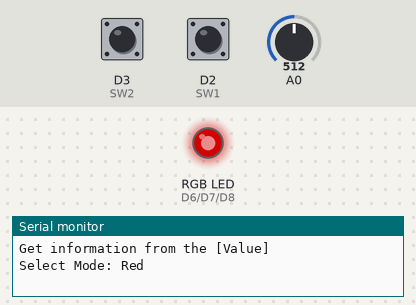
Bench run of a sketch on a simulated ESP8266 (NodeMCU). Shown: an RGB LED mixed from three pins (HIGH = lit), the last lines printed to the serial monitor. Inputs (shaded band) come from the test bench; at power-on: D2 (SW1) HIGH, A0 = 512, D3 (SW2) HIGH. Dim RGB values are drawn brighter than linear.

Above: at 1.2 s.
1.3 s: D2 (SW1) pulled LOW for 0.15 s
At 2.5 s:
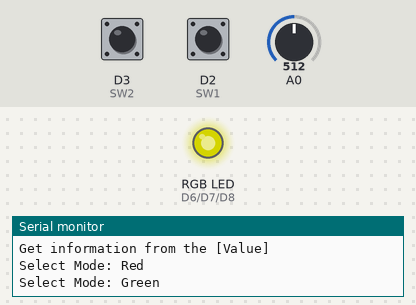
2.9 s: A0 set to 716
At 3.9 s:
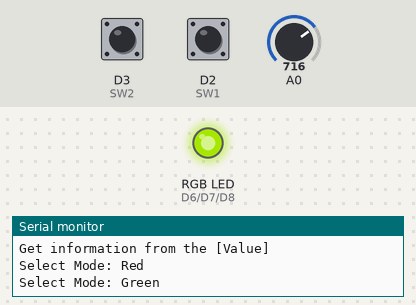
4.4 s: D2 (SW1) pulled LOW for 1 s
At 5.1 s:
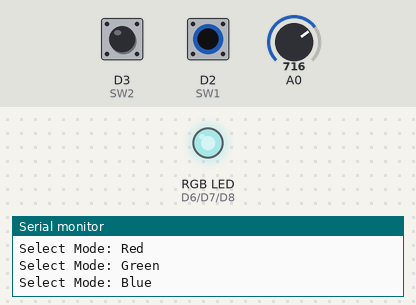
6.9 s: A0 set to 900
At 8.1 s:
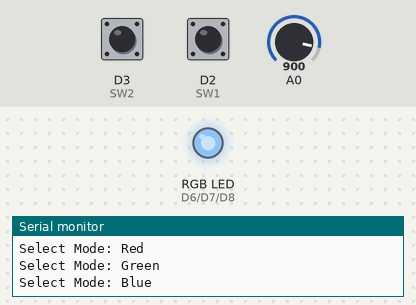
8.4 s: D2 (SW1) pulled LOW for 0.15 s
At 9.3 s:
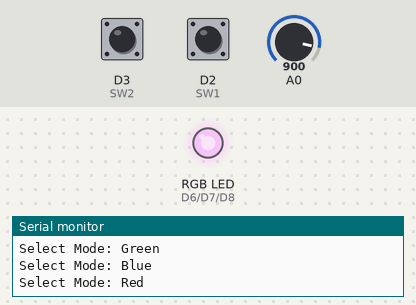
10.0 s: A0 set to 122
At 10.5 s:
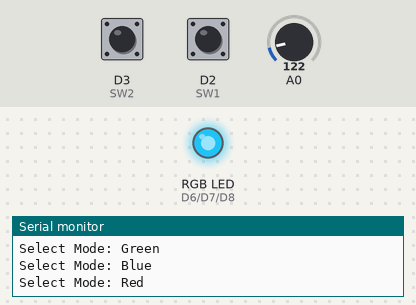
Timing chart, 0 to 12.5 s (numbered marks = the images above; inputs shaded):
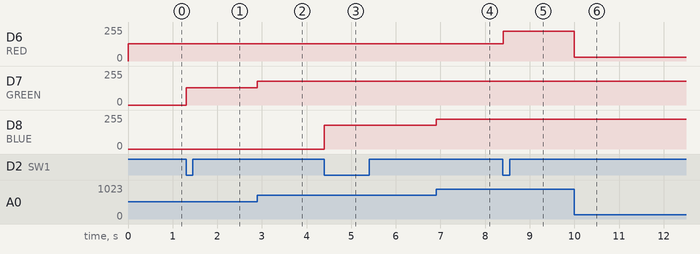

The sketch:

7-2.ino
```cpp
#define SW1 D2
#define SW2 D3
#define RED D6
#define GREEN D7
#define BLUE D8

unsigned long previousPress = 0;
unsigned long previousPress2 = 0;
uint8_t Mode = 1;
bool dataReceived = true;
bool sw1State = 0;
bool sw2State = 0;

void setup() {
  // put your setup code here, to run once:
  Serial.begin(9600);
  attachInterrupt(digitalPinToInterrupt(SW1), button1, FALLING);
  attachInterrupt(digitalPinToInterrupt(SW2), button2, FALLING);
  pinMode(SW1, INPUT);
  pinMode(SW2, INPUT);
  // Setup Default
  Serial.println("Get information from the [Value]");
  Serial.println("Select Mode: Red");
}

ICACHE_RAM_ATTR void button1(){
  sw1State = 1;
}

ICACHE_RAM_ATTR void button2(){
  sw2State = 1;
}

void selectMode() {
  if (((millis() - previousPress) > 300) && sw1State) {
    previousPress = millis();
    if (digitalRead(SW1) == LOW) {
      if(Mode < 3 && Mode >= 1) {
        Mode++;
      }
      else {
        Mode = 1;
      }

      if (Mode == 1) {Serial.println("Select Mode: Red");}
      else if (Mode == 2) {Serial.println("Select Mode: Green");}
      else if (Mode == 3) {Serial.println("Select Mode: Blue");}
      sw1State = 0;
    }
  }
  if (((millis() - previousPress2) > 300 ) && sw2State) {
    previousPress2 = millis();
    if(digitalRead(SW2) == LOW) {

      dataReceived = !dataReceived;
      if (dataReceived == false) {
        Serial.println("Not receiving information from the [Value]");
        // digitalWrite(13, LOW);
      }
      else {
        Serial.println("Get information from the [Value]");
        // digitalWrite(13, HIGH);
      }
      sw2State = 0;
    }
  }
}

uint8_t readAnalog() {
  return map(analogRead(A0), 0, 1023, 0, 255);
}

void loop() {
  // put your main code here, to run repeatedly:
  // Mode 1 is Red
  selectMode();
  if (Mode == 1 && dataReceived) {
    analogWrite(RED, readAnalog());
  }
  // Mode 2 is Green
  if (Mode == 2 && dataReceived) {
    analogWrite(GREEN, readAnalog());
  }
  // Mode 3 is Blue
  if (Mode == 3 && dataReceived) {
    analogWrite(BLUE, readAnalog());
  }
}
```

Measured:
- after the input at 1.3 s, D7 (GREEN): 0/255 → 128/255 at once
- after the input at 2.9 s, D7 (GREEN): 128/255 → 178/255 at once
- after the input at 4.4 s, D8 (BLUE): 0/255 → 178/255 at once
- after the input at 6.9 s, D8 (BLUE): 178/255 → 224/255 at once
- after the input at 8.4 s, D6 (RED): 128/255 → 224/255 at once
- after the input at 10.0 s, D6 (RED): 224/255 → 30/255 at once
